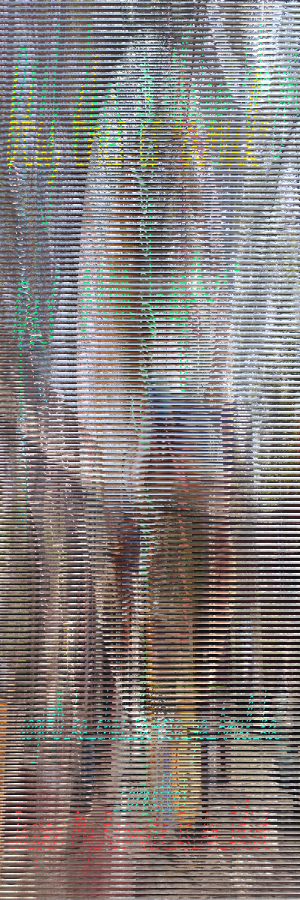
#> input picture masrt_files/RD/make/chaii.png, 600 x 1800 px (shown at 1/2 size)
$ python solve.py
#> lines starting #> are read from the running program, lines starting #| are printed output that depends on the picture
from PIL import Image


im=Image.open("chaii.png")
#> im is the input picture: PIL image 600x1800 RGB; mean R, G, B 134.6, 125.3, 121.4
print(im.size)
#| (600, 1800)
pixy=im.load()

Y=450
X=600

ims=[]
pixs=[]
for i in range(4):
	im1=Image.new('RGB', (X,Y))
	pix=im1.load()
	ims.append(im1)
#> after the loop, ims = 4 items
	#pixs.append(pix)

files=4
pix_wid=5
for j in range(0,1800,files*pix_wid):
	for k in range(4):
		pixels=ims[k].load()
		for l in range(pix_wid):
			for i in range(X):
				pixels[i,j//4+l]=pixy[i,j+pix_wid*k+l]


for i in range(4):
	ims[i].save(f"test{i}.png")
#> this loop made 4 passes
#> pass 1, `ims[i].save(f"test{i}.png")`:
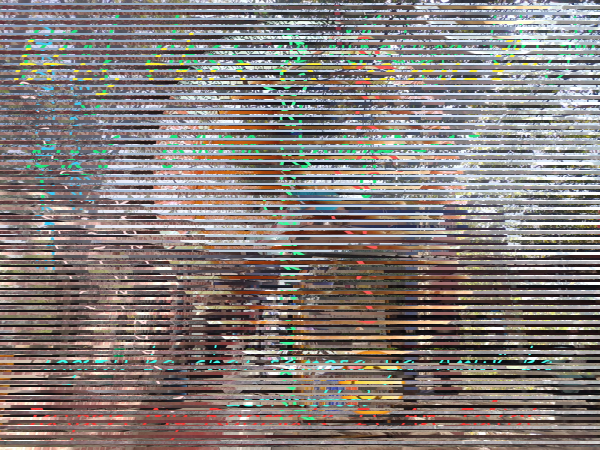
#> saved as test0.png: PIL image 600x450 RGB; mean R, G, B 133.5, 125.3, 122.1
#> pass 2, `ims[i].save(f"test{i}.png")`:
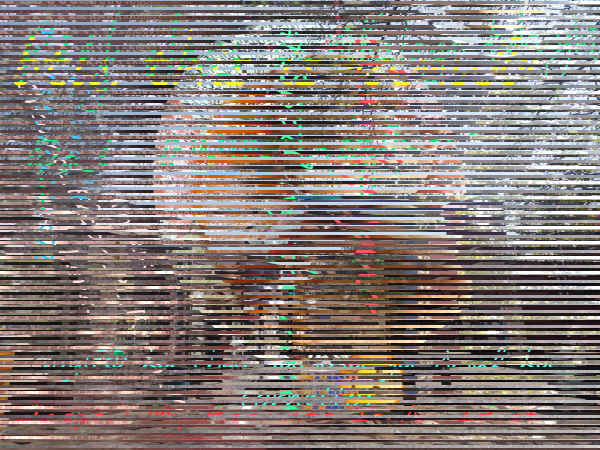
#> saved as test1.png: PIL image 600x450 RGB; mean R, G, B 133.4, 124.6, 120.6
